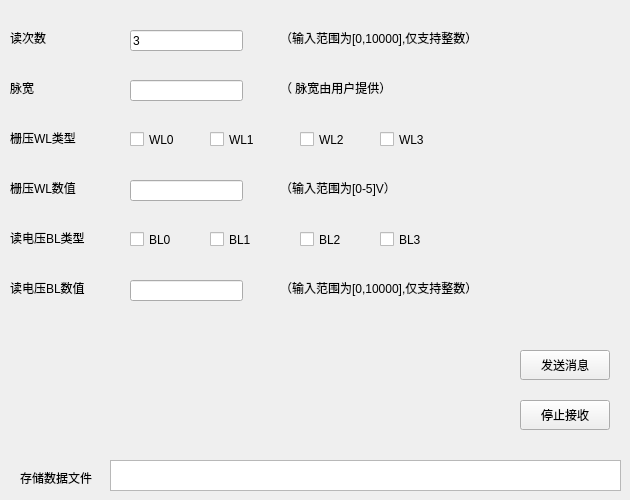
    <widget class="QWidget" name="tab">
     <property name="autoFillBackground">
      <bool>false</bool>
     </property>
     <attribute name="title">
      <string>读操作类型一</string>
     </attribute>
     <widget class="QLabel" name="label">
      <property name="geometry">
       <rect>
        <x>10</x>
        <y>30</y>
        <width>51</width>
        <height>16</height>
       </rect>
      </property>
      <property name="text">
       <string>读次数</string>
      </property>
     </widget>
     <widget class="QLineEdit" name="lineEdit">
      <property name="geometry">
       <rect>
        <x>130</x>
        <y>30</y>
        <width>113</width>
        <height>21</height>
       </rect>
      </property>
      <property name="text">
       <string>3</string>
      </property>
     </widget>
     <widget class="QLabel" name="label_2">
      <property name="geometry">
       <rect>
        <x>280</x>
        <y>30</y>
        <width>261</width>
        <height>16</height>
       </rect>
      </property>
      <property name="text">
       <string>（输入范围为[0,10000],仅支持整数）</string>
      </property>
     </widget>
     <widget class="QLineEdit" name="lineEdit_3">
      <property name="geometry">
       <rect>
        <x>130</x>
        <y>80</y>
        <width>113</width>
        <height>21</height>
       </rect>
      </property>
      <property name="text">
       <string/>
      </property>
     </widget>
     <widget class="QLabel" name="label_5">
      <property name="geometry">
       <rect>
        <x>10</x>
        <y>80</y>
        <width>51</width>
        <height>16</height>
       </rect>
      </property>
      <property name="text">
       <string>脉宽</string>
      </property>
     </widget>
     <widget class="QLabel" name="label_6">
      <property name="geometry">
       <rect>
        <x>280</x>
        <y>80</y>
        <width>261</width>
        <height>16</height>
       </rect>
      </property>
      <property name="text">
       <string>（ 脉宽由用户提供）</string>
      </property>
     </widget>
     <widget class="QLabel" name="label_7">
      <property name="geometry">
       <rect>
        <x>10</x>
        <y>130</y>
        <width>81</width>
        <height>16</height>
       </rect>
      </property>
      <property name="text">
       <string>栅压WL类型</string>
      </property>
     </widget>
     <widget class="QLineEdit" name="lineEdit_5">
      <property name="geometry">
       <rect>
        <x>130</x>
        <y>180</y>
        <width>113</width>
        <height>21</height>
       </rect>
      </property>
     </widget>
     <widget class="QLabel" name="label_9">
      <property name="geometry">
       <rect>
        <x>10</x>
        <y>180</y>
        <width>81</width>
        <height>16</height>
       </rect>
      </property>
      <property name="text">
       <string>栅压WL数值</string>
      </property>
     </widget>
     <widget class="QLabel" name="label_10">
      <property name="geometry">
       <rect>
        <x>280</x>
        <y>180</y>
        <width>261</width>
        <height>16</height>
       </rect>
      </property>
      <property name="text">
       <string>（输入范围为[0-5]V）</string>
      </property>
     </widget>
     <widget class="QLabel" name="label_11">
      <property name="geometry">
       <rect>
        <x>10</x>
        <y>230</y>
        <width>101</width>
        <height>16</height>
       </rect>
      </property>
      <property name="text">
       <string>读电压BL类型</string>
      </property>
     </widget>
     <widget class="QLineEdit" name="lineEdit_7">
      <property name="geometry">
       <rect>
        <x>130</x>
        <y>280</y>
        <width>113</width>
        <height>21</height>
       </rect>
      </property>
     </widget>
     <widget class="QLabel" name="label_13">
      <property name="geometry">
       <rect>
        <x>10</x>
        <y>280</y>
        <width>101</width>
        <height>16</height>
       </rect>
      </property>
      <property name="text">
       <string>读电压BL数值</string>
      </property>
     </widget>
     <widget class="QLabel" name="label_14">
      <property name="geometry">
       <rect>
        <x>280</x>
        <y>280</y>
        <width>261</width>
        <height>16</height>
       </rect>
      </property>
      <property name="text">
       <string>（输入范围为[0,10000],仅支持整数）</string>
      </property>
     </widget>
     <widget class="QPushButton" name="Btn_send_2">
      <property name="enabled">
       <bool>true</bool>
      </property>
      <property name="geometry">
       <rect>
        <x>520</x>
        <y>350</y>
        <width>90</width>
        <height>30</height>
       </rect>
      </property>
      <property name="text">
       <string>发送消息</string>
      </property>
     </widget>
     <widget class="QTextBrowser" name="textBrowser">
      <property name="geometry">
       <rect>
        <x>110</x>
        <y>460</y>
        <width>511</width>
        <height>31</height>
       </rect>
      </property>
     </widget>
     <widget class="QLabel" name="label_15">
      <property name="geometry">
       <rect>
        <x>20</x>
        <y>470</y>
        <width>81</width>
        <height>16</height>
       </rect>
      </property>
      <property name="text">
       <string>存储数据文件</string>
      </property>
     </widget>
     <widget class="QCheckBox" name="checkBox">
      <property name="geometry">
       <rect>
        <x>130</x>
        <y>130</y>
        <width>51</width>
        <height>19</height>
       </rect>
      </property>
      <property name="text">
       <string>WL0</string>
      </property>
     </widget>
     <widget class="QCheckBox" name="checkBox_2">
      <property name="geometry">
       <rect>
        <x>210</x>
        <y>130</y>
        <width>51</width>
        <height>19</height>
       </rect>
      </property>
      <property name="text">
       <string>WL1</string>
      </property>
     </widget>
     <widget class="QCheckBox" name="checkBox_3">
      <property name="geometry">
       <rect>
        <x>300</x>
        <y>130</y>
        <width>51</width>
        <height>19</height>
       </rect>
      </property>
      <property name="text">
       <string>WL2</string>
      </property>
     </widget>
     <widget class="QCheckBox" name="checkBox_4">
      <property name="geometry">
       <rect>
        <x>380</x>
        <y>130</y>
        <width>51</width>
        <height>19</height>
       </rect>
      </property>
      <property name="text">
       <string>WL3</string>
      </property>
     </widget>
     <widget class="QCheckBox" name="checkBox_5">
      <property name="geometry">
       <rect>
        <x>130</x>
        <y>230</y>
        <width>51</width>
        <height>19</height>
       </rect>
      </property>
      <property name="text">
       <string>BL0</string>
      </property>
      <property name="checked">
       <bool>false</bool>
      </property>
     </widget>
     <widget class="QCheckBox" name="checkBox_6">
      <property name="geometry">
       <rect>
        <x>380</x>
        <y>230</y>
        <width>51</width>
        <height>19</height>
       </rect>
      </property>
      <property name="text">
       <string>BL3</string>
      </property>
     </widget>
     <widget class="QCheckBox" name="checkBox_7">
      <property name="geometry">
       <rect>
        <x>300</x>
        <y>230</y>
        <width>51</width>
        <height>19</height>
       </rect>
      </property>
      <property name="text">
       <string>BL2</string>
      </property>
     </widget>
     <widget class="QCheckBox" name="checkBox_8">
      <property name="geometry">
       <rect>
        <x>210</x>
        <y>230</y>
        <width>51</width>
        <height>19</height>
       </rect>
      </property>
      <property name="text">
       <string>BL1</string>
      </property>
     </widget>
     <widget class="QPushButton" name="pushButton">
      <property name="enabled">
       <bool>true</bool>
      </property>
      <property name="geometry">
       <rect>
        <x>520</x>
        <y>400</y>
        <width>90</width>
        <height>30</height>
       </rect>
      </property>
      <property name="text">
       <string>停止接收</string>
      </property>
     </widget>
    </widget>
